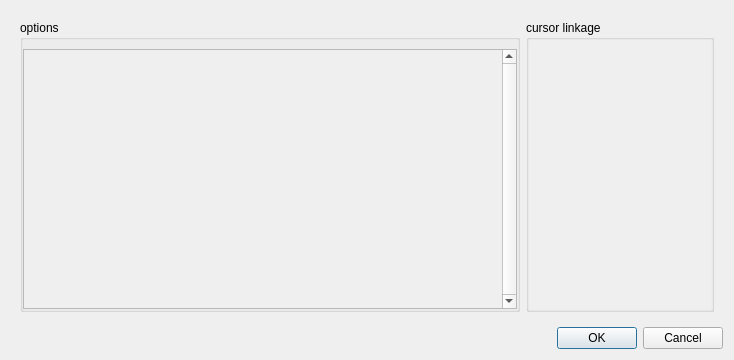
<?xml version="1.0" encoding="UTF-8"?>
<ui version="4.0">
 <class>QtCanvasManager</class>
 <widget class="QDialog" name="QtCanvasManager">
  <property name="geometry">
   <rect>
    <x>0</x>
    <y>0</y>
    <width>734</width>
    <height>360</height>
   </rect>
  </property>
  <property name="windowTitle">
   <string>Viewer Canvas Manager</string>
  </property>
  <layout class="QVBoxLayout" name="verticalLayout_2">
   <item>
    <widget class="QWidget" name="widget" native="true">
     <layout class="QHBoxLayout" name="horizontalLayout">
      <item>
       <widget class="QGroupBox" name="options_group">
        <property name="minimumSize">
         <size>
          <width>500</width>
          <height>0</height>
         </size>
        </property>
        <property name="title">
         <string>options</string>
        </property>
        <layout class="QVBoxLayout" name="verticalLayout_3">
         <property name="leftMargin">
          <number>0</number>
         </property>
         <property name="rightMargin">
          <number>0</number>
         </property>
         <property name="bottomMargin">
          <number>0</number>
         </property>
         <item>
          <widget class="QScrollArea" name="options_box">
           <property name="verticalScrollBarPolicy">
            <enum>Qt::ScrollBarAlwaysOn</enum>
           </property>
           <property name="widgetResizable">
            <bool>true</bool>
           </property>
           <widget class="QWidget" name="scrollAreaWidgetContents">
            <property name="geometry">
             <rect>
              <x>0</x>
              <y>0</y>
              <width>477</width>
              <height>246</height>
             </rect>
            </property>
           </widget>
          </widget>
         </item>
        </layout>
       </widget>
      </item>
      <item>
       <widget class="QGroupBox" name="link_box">
        <property name="title">
         <string>cursor linkage</string>
        </property>
        <layout class="QHBoxLayout" name="horizontalLayout_3">
         <property name="margin">
          <number>0</number>
         </property>
         <item>
          <widget class="QScrollArea" name="link_scroll">
           <property name="frameShape">
            <enum>QFrame::NoFrame</enum>
           </property>
           <property name="widgetResizable">
            <bool>true</bool>
           </property>
           <widget class="QWidget" name="scrollAreaWidgetContents_2">
            <property name="geometry">
             <rect>
              <x>0</x>
              <y>0</y>
              <width>164</width>
              <height>260</height>
             </rect>
            </property>
            <layout class="QHBoxLayout" name="horizontalLayout_2">
             <item>
              <widget class="QFrame" name="link_frame">
               <property name="frameShape">
                <enum>QFrame::NoFrame</enum>
               </property>
               <property name="frameShadow">
                <enum>QFrame::Raised</enum>
               </property>
               <layout class="QVBoxLayout" name="verticalLayout">
                <property name="leftMargin">
                 <number>12</number>
                </property>
                <property name="topMargin">
                 <number>12</number>
                </property>
                <item>
                 <spacer name="verticalSpacer">
                  <property name="orientation">
                   <enum>Qt::Vertical</enum>
                  </property>
                  <property name="sizeHint" stdset="0">
                   <size>
                    <width>20</width>
                    <height>207</height>
                   </size>
                  </property>
                 </spacer>
                </item>
               </layout>
              </widget>
             </item>
            </layout>
           </widget>
          </widget>
         </item>
        </layout>
       </widget>
      </item>
     </layout>
    </widget>
   </item>
   <item>
    <widget class="QDialogButtonBox" name="buttonBox">
     <property name="orientation">
      <enum>Qt::Horizontal</enum>
     </property>
     <property name="standardButtons">
      <set>QDialogButtonBox::Cancel|QDialogButtonBox::Ok</set>
     </property>
    </widget>
   </item>
  </layout>
 </widget>
 <resources/>
 <connections>
  <connection>
   <sender>buttonBox</sender>
   <signal>accepted()</signal>
   <receiver>QtCanvasManager</receiver>
   <slot>accept()</slot>
   <hints>
    <hint type="sourcelabel">
     <x>248</x>
     <y>254</y>
    </hint>
    <hint type="destinationlabel">
     <x>157</x>
     <y>274</y>
    </hint>
   </hints>
  </connection>
  <connection>
   <sender>buttonBox</sender>
   <signal>rejected()</signal>
   <receiver>QtCanvasManager</receiver>
   <slot>reject()</slot>
   <hints>
    <hint type="sourcelabel">
     <x>316</x>
     <y>260</y>
    </hint>
    <hint type="destinationlabel">
     <x>286</x>
     <y>274</y>
    </hint>
   </hints>
  </connection>
 </connections>
</ui>
